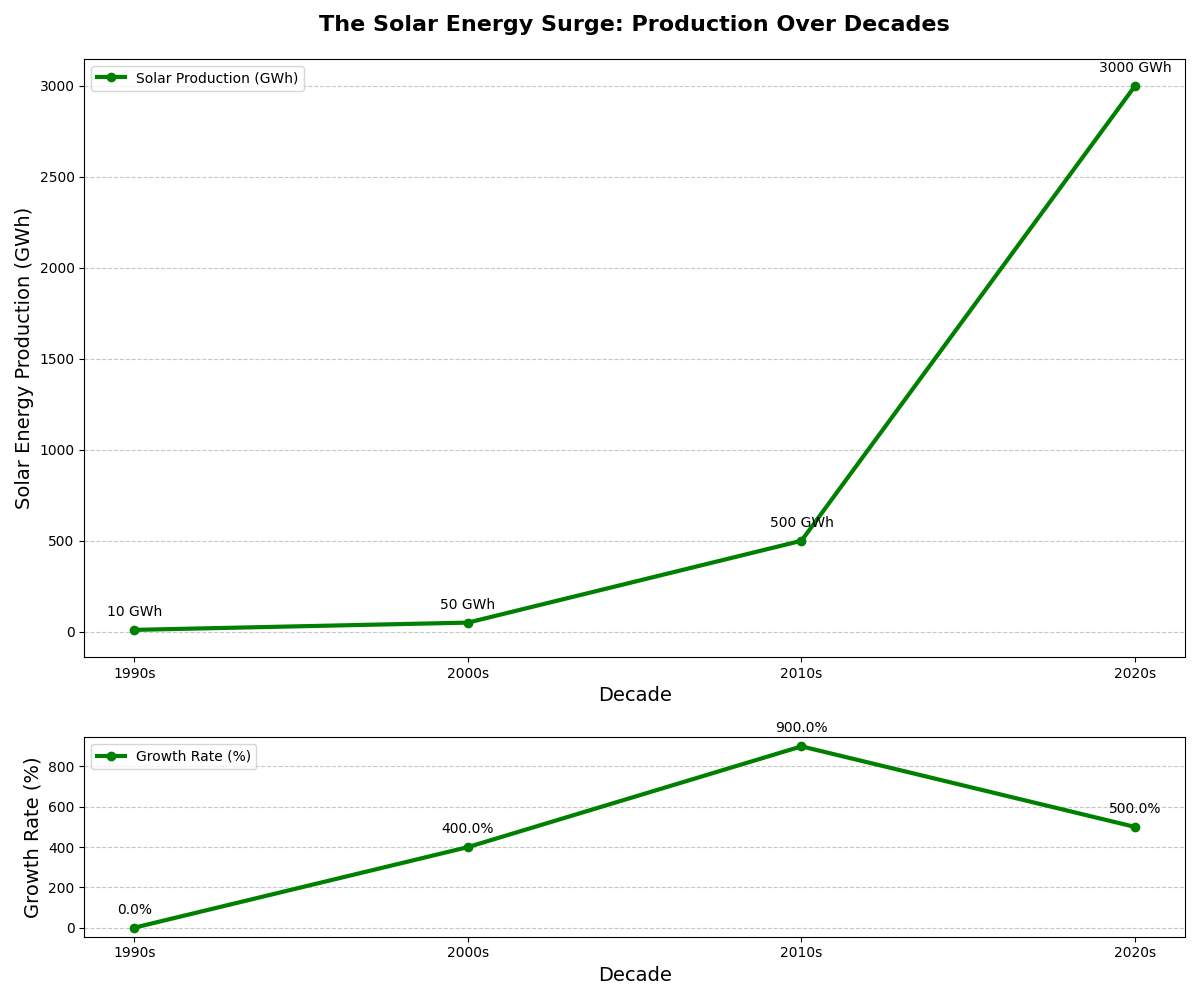

Here is the Python script that generated this plot:
import matplotlib.pyplot as plt
import numpy as np

decades = ['1990s', '2000s', '2010s', '2020s']
solar_production = np.array([10, 50, 500, 3000])

def calculate_growth(data):
    growth = []
    for i in range(1, len(data)):
        growth.append((data[i] - data[i-1]) / data[i-1] * 100)
    growth.insert(0, 0)
    return growth

growth_rates = calculate_growth(solar_production)

fig, axs = plt.subplots(2, 1, figsize=(12, 10), gridspec_kw={'height_ratios': [3, 1]})

axs[0].plot(decades, solar_production, marker='o', linestyle='-', linewidth=3, color='green', label='Solar Production (GWh)')

axs[0].set_title("The Solar Energy Surge: Production Over Decades", fontsize=16, fontweight='bold', pad=20)
axs[0].set_xlabel("Decade", fontsize=14)
axs[0].set_ylabel("Solar Energy Production (GWh)", fontsize=14)
axs[0].legend(loc='upper left')
axs[0].yaxis.grid(True, linestyle='--', alpha=0.7)

for i, value in enumerate(solar_production):
    axs[0].annotate(f'{value} GWh', (decades[i], solar_production[i]),
                    textcoords="offset points", xytext=(0, 10), ha='center')

axs[1].plot(decades, growth_rates, marker='o', linestyle='-', linewidth=3, color='green', label='Growth Rate (%)')
axs[1].set_xlabel("Decade", fontsize=14)
axs[1].set_ylabel("Growth Rate (%)", fontsize=14)
axs[1].legend(loc='upper left')
axs[1].yaxis.grid(True, linestyle='--', alpha=0.7)

for i, value in enumerate(growth_rates):
    axs[1].annotate(f'{value:.1f}%', (decades[i], growth_rates[i]), 
                    textcoords="offset points", xytext=(0, 10), ha='center')

plt.tight_layout()
plt.show()
